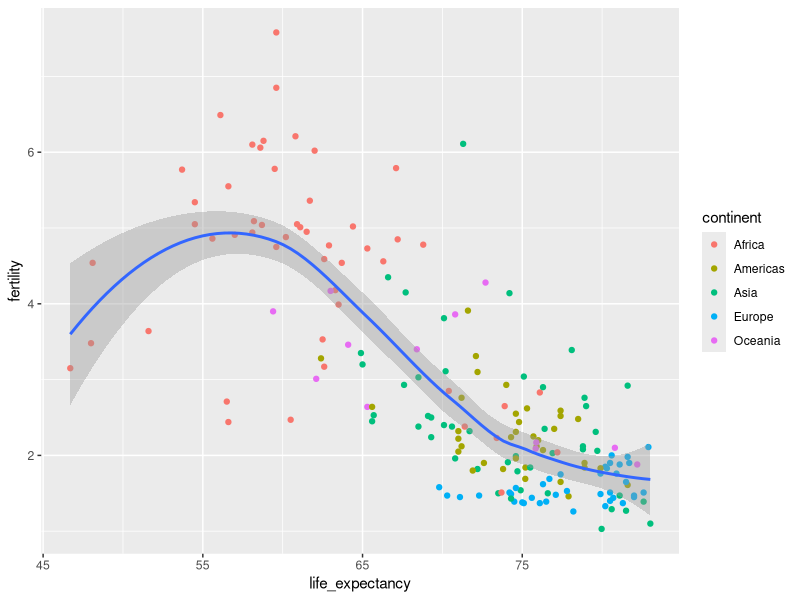

Generate this figure with R:
## ---- chunk 1
knitr::opts_chunk$set(echo = TRUE)
## ---- chunk 2
library(dslabs)
library(tidyverse)
## ---- chunk 3
gap2011 <- gapminder %>% 
  as_tibble() %>% 
  filter(year == 2011)
## ---- chunk 4
ggplot(data = gap2011) +
  geom_point(mapping = aes(x = life_expectancy, y = fertility, color = continent)) +
  geom_smooth(mapping = aes(x = life_expectancy, y = fertility))
